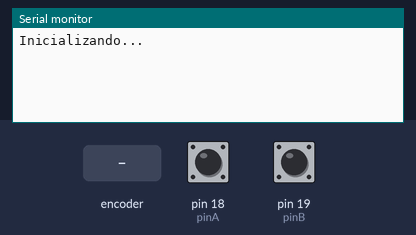
A sketch run on a simulated Arduino Uno, built with avr-gcc and run on an emulated ATmega328P. Parts: the last lines printed to the serial monitor. Inputs (shaded band) come from the test bench; at power-on: pin 18 (pinA) HIGH, pin 19 (pinB) HIGH.

Above: at 1.2 s.
1.3 s: rotary encoder on pin 18 (pinA) / pin 19 (pinB) turned 1 step (first pin leading)
At 2.5 s:
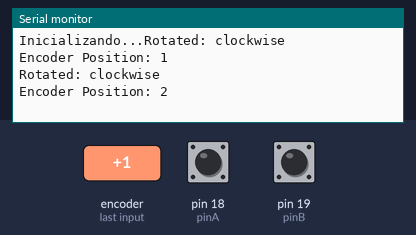
3.0 s: rotary encoder on pin 18 (pinA) / pin 19 (pinB) turned 2 steps (second pin leading)
At 3.7 s:
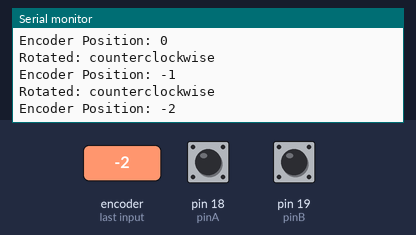
Timing chart, 0 to 6.0 s (numbered marks = the images above; inputs shaded):
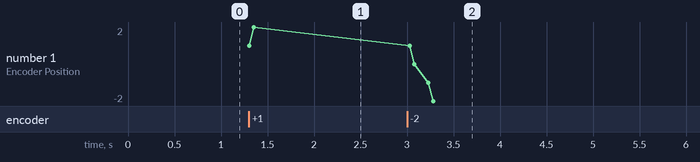

Measured:
- after the input at 1.3 s, the serial monitor: prints a new line at once (image 1)
- after the input at 3.0 s, the serial monitor: prints a new line at once (image 2)
- plotted number 1: 2 → -2 after the input at 3.0 s

The sketch:

TesteSinais02.ino
```cpp
int pinA = 18; // Connected to CLK on KY-040
int pinB = 19; // Connected to DT on KY-040
int encoderPosCount = 0;
int pinALast;
int aVal;
boolean bCW;
void setup() {
    pinMode (pinA,INPUT_PULLUP);
    pinMode (pinB,INPUT_PULLUP);
/* Read Pin A
Whatever state it's in will reflect the last position
*/
    pinALast = digitalRead(pinA);
    Serial.begin (57600);
    Serial.print("Inicializando...");
}

void loop() {
    aVal = digitalRead(pinA);
    if (aVal != pinALast){ // Means the knob is rotating
        // if the knob is rotating, we need to determine direction
        // We do that by reading pin B.
        if (digitalRead(pinB) != aVal) { // Means pin A Changed first - We're Rotating Clockwise
            encoderPosCount ++;
            bCW = true;
        }
        else {// Otherwise B changed first and we're moving CCW
            bCW = false;
            encoderPosCount--;
        }
        Serial.print ("Rotated: ");
        if (bCW){
            Serial.println ("clockwise");
        }
        else{
            Serial.println("counterclockwise");
        }
        Serial.print("Encoder Position: ");
        Serial.println(encoderPosCount);
    }
    pinALast = aVal;
}
```
